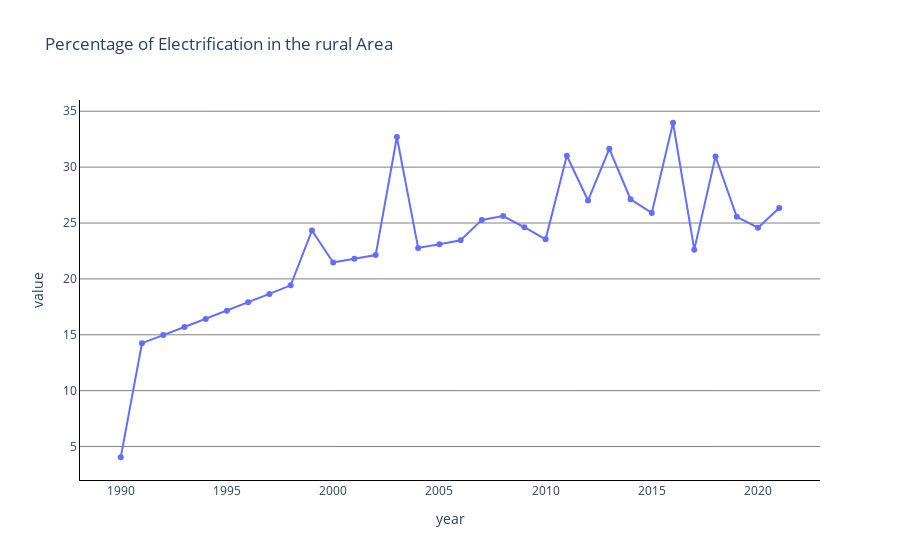

Source (notebook cell):
### Code cell
fig = compare_indicator_line('Access to electricity, rural (% of rural population)',title = 'Percentage of Electrification in the rural Area')
fig

### Figure 1 — Plotly figure (JSON) as saved in the notebook; plotly's stock layout.template omitted (floating-point values rounded to 4 significant figures)
{"data": [{"mode": "markers+lines", "name": "Access to electricity, rural (% of rural population)", "type": "scatter", "x": [2021, 2020, 2019, 2018, 2017, 2016, 2015, 2014, 2013, 2012, 2011, 2010, 2009, 2008, 2007, 2006, 2005, 2004, 2003, 2002, 2001, 2000, 1999, 1998, 1997, 1996, 1995, 1994, 1993, 1992, 1991, 1990], "y": [26.35, 24.58, 25.55, 30.95, 22.62, 33.97, 25.9, 27.13, 31.63, 27.02, 31.02, 23.54, 24.62, 25.62, 25.28, 23.46, 23.11, 22.77, 32.7, 22.13, 21.8, 21.47, 24.33, 19.43, 18.66, 17.9, 17.16, 16.42, 15.69, 14.97, 14.25, 4.044]}], "layout": {"paper_bgcolor": "rgba(0,0,0,0)", "plot_bgcolor": "rgba(0,0,0,0)", "title": {"text": "Percentage of Electrification in the rural Area"}, "xaxis": {"gridcolor": "gray", "linecolor": "black", "showgrid": false, "title": {"text": "year"}}, "yaxis": {"gridcolor": "gray", "linecolor": "black", "showgrid": true, "title": {"text": "value"}}}}
